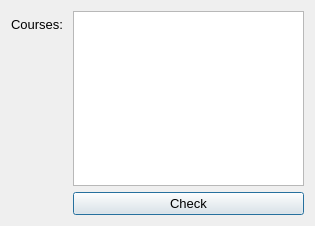
<?xml version="1.0" encoding="UTF-8"?>
<ui version="4.0">
 <class>dialog</class>
 <widget class="QDialog" name="dialog">
  <property name="geometry">
   <rect>
    <x>0</x>
    <y>0</y>
    <width>315</width>
    <height>226</height>
   </rect>
  </property>
  <property name="font">
   <font>
    <family>Arial</family>
    <pointsize>10</pointsize>
   </font>
  </property>
  <property name="windowTitle">
   <string>Add Course</string>
  </property>
  <property name="windowIcon">
   <iconset resource="resources.qrc">
    <normaloff>:/planner.png</normaloff>:/planner.png</iconset>
  </property>
  <layout class="QFormLayout" name="formLayout">
   <item row="0" column="0">
    <widget class="QLabel" name="coursesLbl">
     <property name="text">
      <string>Courses: </string>
     </property>
    </widget>
   </item>
   <item row="0" column="1">
    <widget class="QTextEdit" name="coursesTxtEdit"/>
   </item>
   <item row="1" column="1">
    <widget class="QPushButton" name="planBtn">
     <property name="text">
      <string>Check</string>
     </property>
    </widget>
   </item>
  </layout>
 </widget>
 <resources>
  <include location="resources.qrc"/>
 </resources>
 <connections/>
</ui>
